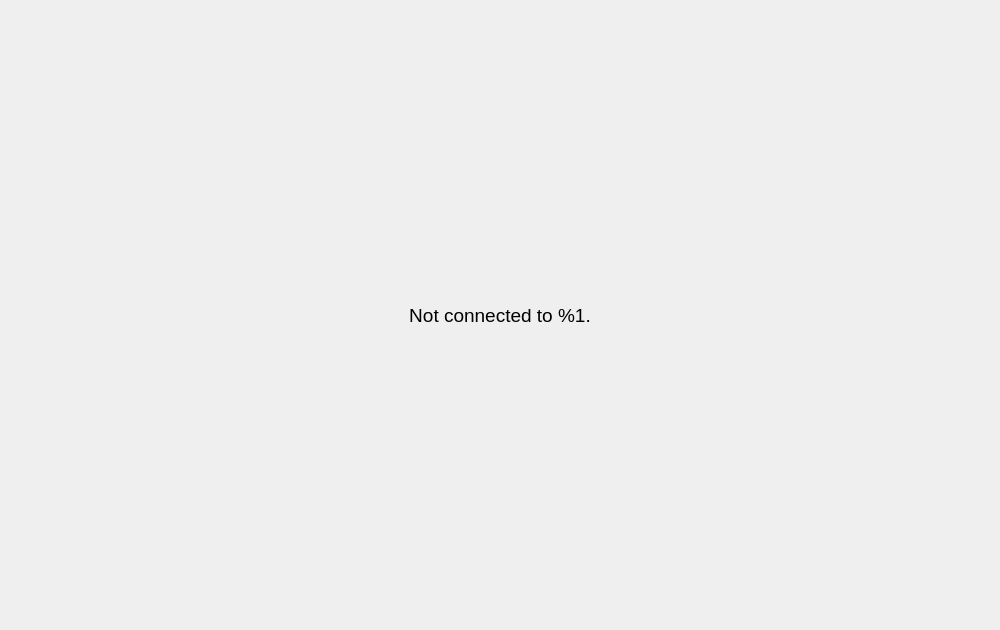
<?xml version="1.0" encoding="UTF-8"?>
<ui version="4.0">
 <class>NotConnectedWidget</class>
 <widget class="QWidget" name="NotConnectedWidget">
  <property name="geometry">
   <rect>
    <x>0</x>
    <y>0</y>
    <width>1000</width>
    <height>630</height>
   </rect>
  </property>
  <property name="sizePolicy">
   <sizepolicy hsizetype="MinimumExpanding" vsizetype="MinimumExpanding">
    <horstretch>0</horstretch>
    <verstretch>0</verstretch>
   </sizepolicy>
  </property>
  <property name="font">
   <font>
    <pointsize>18</pointsize>
   </font>
  </property>
  <property name="windowTitle">
   <string>Form</string>
  </property>
  <property name="styleSheet">
   <string notr="true">QLabel { font-size: 14pt; }</string>
  </property>
  <layout class="QVBoxLayout" name="verticalLayout" stretch="0,0,0">
   <item>
    <spacer name="verticalSpacer">
     <property name="orientation">
      <enum>Qt::Vertical</enum>
     </property>
     <property name="sizeHint" stdset="0">
      <size>
       <width>20</width>
       <height>40</height>
      </size>
     </property>
    </spacer>
   </item>
   <item>
    <widget class="QWidget" name="widget" native="true">
     <layout class="QHBoxLayout" name="horizontalLayout_3">
      <item>
       <spacer name="horizontalSpacer">
        <property name="orientation">
         <enum>Qt::Horizontal</enum>
        </property>
        <property name="sizeHint" stdset="0">
         <size>
          <width>40</width>
          <height>20</height>
         </size>
        </property>
       </spacer>
      </item>
      <item>
       <widget class="QLabel" name="label">
        <property name="maximumSize">
         <size>
          <width>1200</width>
          <height>16777215</height>
         </size>
        </property>
        <property name="text">
         <string>Not connected to %1.</string>
        </property>
        <property name="alignment">
         <set>Qt::AlignCenter</set>
        </property>
        <property name="wordWrap">
         <bool>true</bool>
        </property>
       </widget>
      </item>
      <item>
       <spacer name="horizontalSpacer_2">
        <property name="orientation">
         <enum>Qt::Horizontal</enum>
        </property>
        <property name="sizeHint" stdset="0">
         <size>
          <width>40</width>
          <height>20</height>
         </size>
        </property>
       </spacer>
      </item>
     </layout>
    </widget>
   </item>
   <item>
    <spacer name="verticalSpacer_2">
     <property name="orientation">
      <enum>Qt::Vertical</enum>
     </property>
     <property name="sizeHint" stdset="0">
      <size>
       <width>20</width>
       <height>40</height>
      </size>
     </property>
    </spacer>
   </item>
  </layout>
 </widget>
 <resources/>
 <connections/>
</ui>
